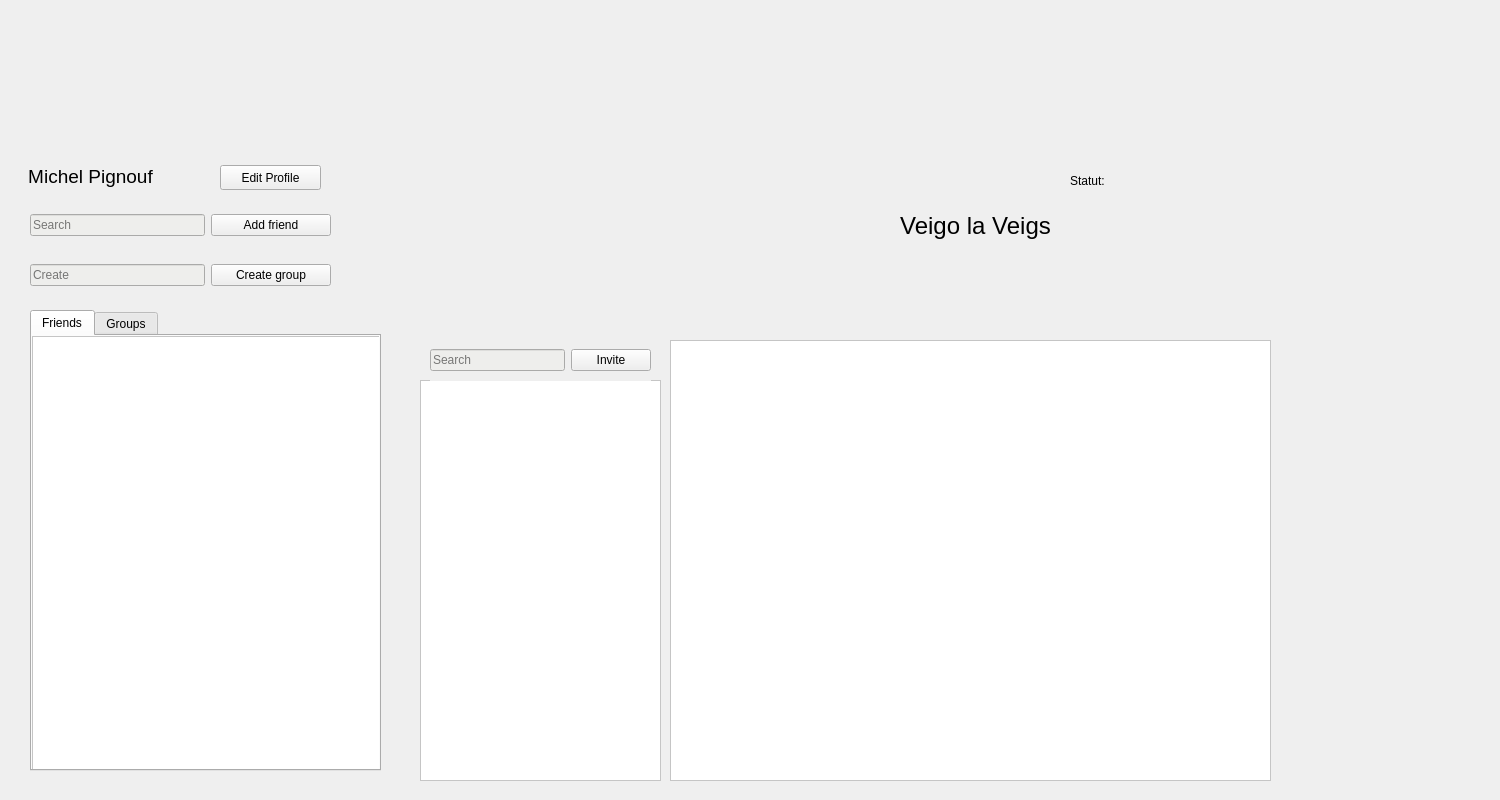
<?xml version="1.0" encoding="UTF-8"?>
<ui version="4.0">
 <class>UserPage</class>
 <widget class="QWidget" name="UserPage">
  <property name="geometry">
   <rect>
    <x>0</x>
    <y>0</y>
    <width>1500</width>
    <height>800</height>
   </rect>
  </property>
  <property name="windowTitle">
   <string>Form</string>
  </property>
  <property name="autoFillBackground">
   <bool>false</bool>
  </property>
  <property name="styleSheet">
   <string notr="true"/>
  </property>
  <widget class="QLabel" name="profileIcon">
   <property name="geometry">
    <rect>
     <x>20</x>
     <y>0</y>
     <width>161</width>
     <height>151</height>
    </rect>
   </property>
   <property name="text">
    <string/>
   </property>
   <property name="pixmap">
    <pixmap>../../../assets/image/mario.png</pixmap>
   </property>
   <property name="scaledContents">
    <bool>true</bool>
   </property>
  </widget>
  <widget class="QLabel" name="username">
   <property name="geometry">
    <rect>
     <x>0</x>
     <y>166</y>
     <width>181</width>
     <height>21</height>
    </rect>
   </property>
   <property name="styleSheet">
    <string notr="true">font: 14pt</string>
   </property>
   <property name="text">
    <string>Michel Pignouf</string>
   </property>
   <property name="alignment">
    <set>Qt::AlignCenter</set>
   </property>
  </widget>
  <widget class="QWidget" name="_nameFriend" native="true">
   <property name="geometry">
    <rect>
     <x>740</x>
     <y>200</y>
     <width>471</width>
     <height>51</height>
    </rect>
   </property>
   <property name="styleSheet">
    <string notr="true">font: 18pt;</string>
   </property>
   <layout class="QGridLayout" name="gridLayout">
    <item row="0" column="0">
     <widget class="QLabel" name="nameFriend">
      <property name="styleSheet">
       <string notr="true">font: 18pt</string>
      </property>
      <property name="text">
       <string>Veigo la Veigs</string>
      </property>
      <property name="alignment">
       <set>Qt::AlignCenter</set>
      </property>
     </widget>
    </item>
   </layout>
  </widget>
  <widget class="QTabWidget" name="tabWidget">
   <property name="geometry">
    <rect>
     <x>30</x>
     <y>310</y>
     <width>351</width>
     <height>461</height>
    </rect>
   </property>
   <property name="currentIndex">
    <number>0</number>
   </property>
   <widget class="QWidget" name="Friends">
    <attribute name="title">
     <string>Friends</string>
    </attribute>
    <widget class="QListWidget" name="userList">
     <property name="geometry">
      <rect>
       <x>0</x>
       <y>0</y>
       <width>351</width>
       <height>481</height>
      </rect>
     </property>
     <property name="styleSheet">
      <string notr="true">background: white;</string>
     </property>
    </widget>
   </widget>
   <widget class="QWidget" name="Groups">
    <attribute name="title">
     <string>Groups</string>
    </attribute>
    <widget class="QListWidget" name="groupList">
     <property name="geometry">
      <rect>
       <x>0</x>
       <y>0</y>
       <width>351</width>
       <height>481</height>
      </rect>
     </property>
     <property name="styleSheet">
      <string notr="true">background: white;</string>
     </property>
    </widget>
   </widget>
  </widget>
  <widget class="QPushButton" name="editProfile">
   <property name="geometry">
    <rect>
     <x>220</x>
     <y>165</y>
     <width>101</width>
     <height>25</height>
    </rect>
   </property>
   <property name="text">
    <string>Edit Profile</string>
   </property>
  </widget>
  <widget class="QWidget" name="_imageFriend" native="true">
   <property name="geometry">
    <rect>
     <x>890</x>
     <y>30</y>
     <width>181</width>
     <height>171</height>
    </rect>
   </property>
   <layout class="QGridLayout" name="gridLayout_2">
    <item row="0" column="0">
     <widget class="QLabel" name="imageFriend">
      <property name="text">
       <string/>
      </property>
      <property name="pixmap">
       <pixmap>../../../assets/image/mario.png</pixmap>
      </property>
      <property name="scaledContents">
       <bool>true</bool>
      </property>
     </widget>
    </item>
   </layout>
  </widget>
  <widget class="QPushButton" name="disconnect">
   <property name="geometry">
    <rect>
     <x>1418</x>
     <y>20</y>
     <width>61</width>
     <height>51</height>
    </rect>
   </property>
   <property name="styleSheet">
    <string notr="true">border: 0px</string>
   </property>
   <property name="text">
    <string/>
   </property>
  </widget>
  <widget class="QWidget" name="horizontalLayoutWidget">
   <property name="geometry">
    <rect>
     <x>30</x>
     <y>200</y>
     <width>301</width>
     <height>51</height>
    </rect>
   </property>
   <layout class="QHBoxLayout" name="horizontalLayout">
    <item>
     <widget class="QLineEdit" name="friendBar">
      <property name="maximumSize">
       <size>
        <width>181</width>
        <height>16777215</height>
       </size>
      </property>
      <property name="styleSheet">
       <string notr="true">background-color: rgb(238, 238, 236);</string>
      </property>
      <property name="placeholderText">
       <string>Search </string>
      </property>
     </widget>
    </item>
    <item>
     <widget class="QPushButton" name="addFriend">
      <property name="minimumSize">
       <size>
        <width>120</width>
        <height>0</height>
       </size>
      </property>
      <property name="maximumSize">
       <size>
        <width>101</width>
        <height>16777215</height>
       </size>
      </property>
      <property name="text">
       <string>Add friend</string>
      </property>
     </widget>
    </item>
   </layout>
  </widget>
  <widget class="QWidget" name="_call" native="true">
   <property name="geometry">
    <rect>
     <x>670</x>
     <y>340</y>
     <width>601</width>
     <height>441</height>
    </rect>
   </property>
   <layout class="QGridLayout" name="gridLayout_3">
    <item row="0" column="0">
     <widget class="QListWidget" name="callList">
      <property name="styleSheet">
       <string notr="true">background: white;</string>
      </property>
     </widget>
    </item>
   </layout>
  </widget>
  <widget class="QWidget" name="_statut" native="true">
   <property name="geometry">
    <rect>
     <x>1070</x>
     <y>160</y>
     <width>91</width>
     <height>41</height>
    </rect>
   </property>
   <property name="maximumSize">
    <size>
     <width>101</width>
     <height>16777215</height>
    </size>
   </property>
   <layout class="QHBoxLayout" name="horizontalLayout_3">
    <item>
     <widget class="QLabel" name="statut">
      <property name="text">
       <string>Statut:</string>
      </property>
     </widget>
    </item>
    <item>
     <widget class="QLabel" name="statutIcon">
      <property name="maximumSize">
       <size>
        <width>15</width>
        <height>15</height>
       </size>
      </property>
      <property name="text">
       <string/>
      </property>
      <property name="pixmap">
       <pixmap>../../../assets/image/co.png</pixmap>
      </property>
      <property name="scaledContents">
       <bool>true</bool>
      </property>
     </widget>
    </item>
   </layout>
  </widget>
  <widget class="QWidget" name="_groupList" native="true">
   <property name="geometry">
    <rect>
     <x>420</x>
     <y>380</y>
     <width>241</width>
     <height>401</height>
    </rect>
   </property>
   <layout class="QGridLayout" name="gridLayout_4">
    <item row="0" column="0">
     <widget class="QListWidget" name="grpList">
      <property name="styleSheet">
       <string notr="true">background: white;</string>
      </property>
     </widget>
    </item>
   </layout>
  </widget>
  <widget class="QWidget" name="_invitGroup" native="true">
   <property name="geometry">
    <rect>
     <x>430</x>
     <y>340</y>
     <width>221</width>
     <height>41</height>
    </rect>
   </property>
   <property name="autoFillBackground">
    <bool>true</bool>
   </property>
   <layout class="QHBoxLayout" name="_invitGroupL">
    <item>
     <widget class="QLineEdit" name="inviteBar">
      <property name="maximumSize">
       <size>
        <width>181</width>
        <height>16777215</height>
       </size>
      </property>
      <property name="styleSheet">
       <string notr="true">background-color: rgb(238, 238, 236);</string>
      </property>
      <property name="placeholderText">
       <string>Search </string>
      </property>
     </widget>
    </item>
    <item>
     <widget class="QPushButton" name="addToGroup">
      <property name="maximumSize">
       <size>
        <width>101</width>
        <height>16777215</height>
       </size>
      </property>
      <property name="text">
       <string>Invite</string>
      </property>
     </widget>
    </item>
   </layout>
  </widget>
  <widget class="QWidget" name="horizontalLayoutWidget_2">
   <property name="geometry">
    <rect>
     <x>30</x>
     <y>250</y>
     <width>301</width>
     <height>51</height>
    </rect>
   </property>
   <layout class="QHBoxLayout" name="horizontalLayout_2">
    <item>
     <widget class="QLineEdit" name="groupBar">
      <property name="maximumSize">
       <size>
        <width>181</width>
        <height>16777215</height>
       </size>
      </property>
      <property name="styleSheet">
       <string notr="true">background-color: rgb(238, 238, 236);</string>
      </property>
      <property name="placeholderText">
       <string>Create</string>
      </property>
     </widget>
    </item>
    <item>
     <widget class="QPushButton" name="createGroup">
      <property name="minimumSize">
       <size>
        <width>120</width>
        <height>0</height>
       </size>
      </property>
      <property name="maximumSize">
       <size>
        <width>101</width>
        <height>16777215</height>
       </size>
      </property>
      <property name="text">
       <string>Create group</string>
      </property>
     </widget>
    </item>
   </layout>
  </widget>
  <widget class="QWidget" name="_enterCall" native="true">
   <property name="geometry">
    <rect>
     <x>1010</x>
     <y>260</y>
     <width>61</width>
     <height>61</height>
    </rect>
   </property>
   <layout class="QGridLayout" name="gridLayout_5">
    <item row="0" column="0">
     <widget class="QPushButton" name="enterCall">
      <property name="styleSheet">
       <string notr="true">border: 0px</string>
      </property>
      <property name="text">
       <string/>
      </property>
     </widget>
    </item>
   </layout>
  </widget>
  <widget class="QWidget" name="_quitCall" native="true">
   <property name="geometry">
    <rect>
     <x>890</x>
     <y>260</y>
     <width>61</width>
     <height>61</height>
    </rect>
   </property>
   <layout class="QGridLayout" name="gridLayout_6">
    <item row="0" column="0">
     <widget class="QPushButton" name="quitCall">
      <property name="styleSheet">
       <string notr="true">border: 0px</string>
      </property>
      <property name="text">
       <string/>
      </property>
     </widget>
    </item>
   </layout>
  </widget>
 </widget>
 <resources>
  <include location="../../../../../../test.qrc"/>
  <include location="../../../../../../test.qrc"/>
 </resources>
 <connections/>
</ui>
